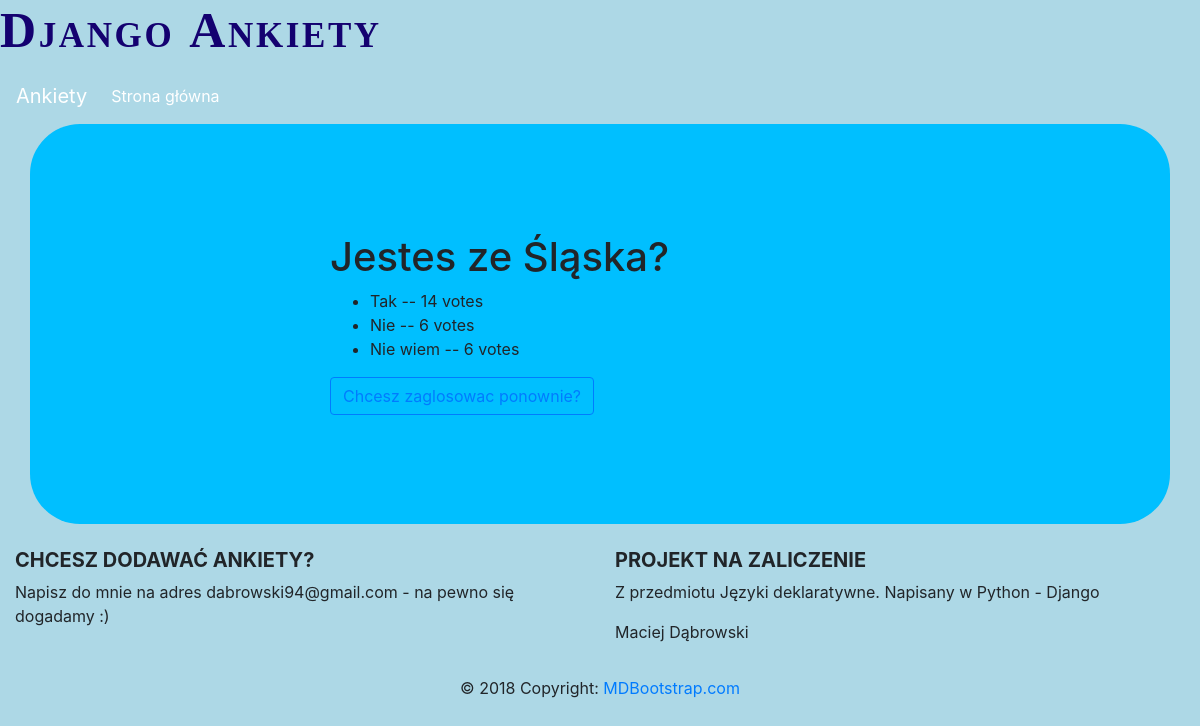
Screenshot of /ankiety/3/results/ with the database file from the repository.
### ankiety/models.py (models this page shows, shortened)
class Question(models.Model):
    question_text = models.CharField(max_length=200)
    pub_date = models.DateTimeField('data publikacji')
    def was_published_recently(self):
        now = timezone.now()
        return now - datetime.timedelta(days=1) <= self.pub_date <= now
    was_published_recently.admin_order_field = 'pub_date'
    was_published_recently.boolean = True
    was_published_recently.short_description = 'Opublikowane ostatnio?'

class Choice(models.Model):
    question = models.ForeignKey(Question, on_delete=models.CASCADE)
    choice_text = models.CharField(max_length=200)
    votes = models.IntegerField(default=0)

### ankiety/views.py (the view)
# urls.py: path('<int:pk>/results/', views.ResultsView.as_view(), name='results'),
class ResultsView(generic.DetailView):
    model = Question
    template_name = 'ankiety/results.html'

### ankiety/templates/ankiety/results.html
{% extends "ankiety/base.html" %}
{% block content %}
  <h1>{{ question.question_text }}</h1>
    <ul>
      {% for choice in question.choice_set.all %}
          <li>{{ choice.choice_text }} -- {{ choice.votes }} vote{{ choice.votes|pluralize }}</li>
      {% endfor %}
    </ul>
  <a class="btn btn-outline-primary" href="{% url 'ankiety:detail' question.id %}">Chcesz zaglosowac ponownie?</a>
{% endblock %}

### ankiety/static/ankiety/style.css (style rules this page uses)
body { background-color: lightblue; }

### rows the page displays
Question: question_text "Jestes ze Śląska?"
Choice: choice_text "Tak", votes "14"
Choice: choice_text "Nie", votes "6"
Choice: choice_text "Nie wiem", votes "6"
